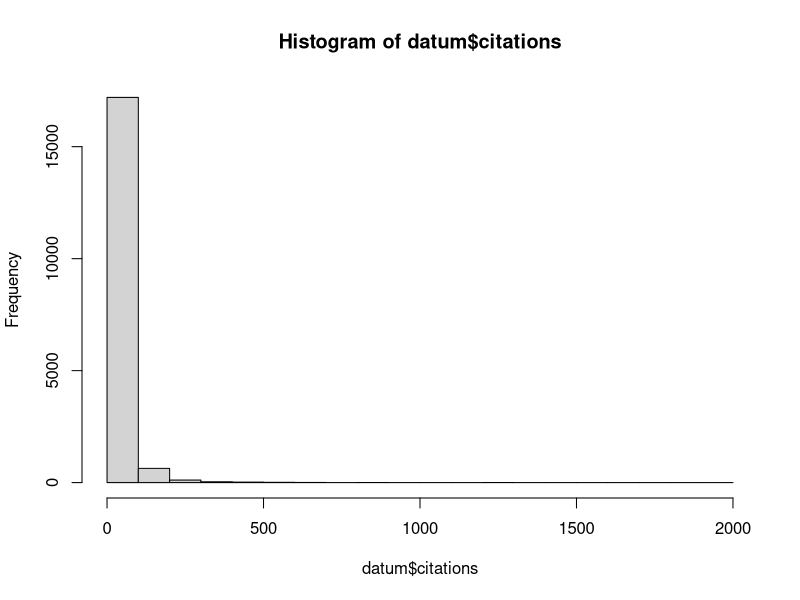
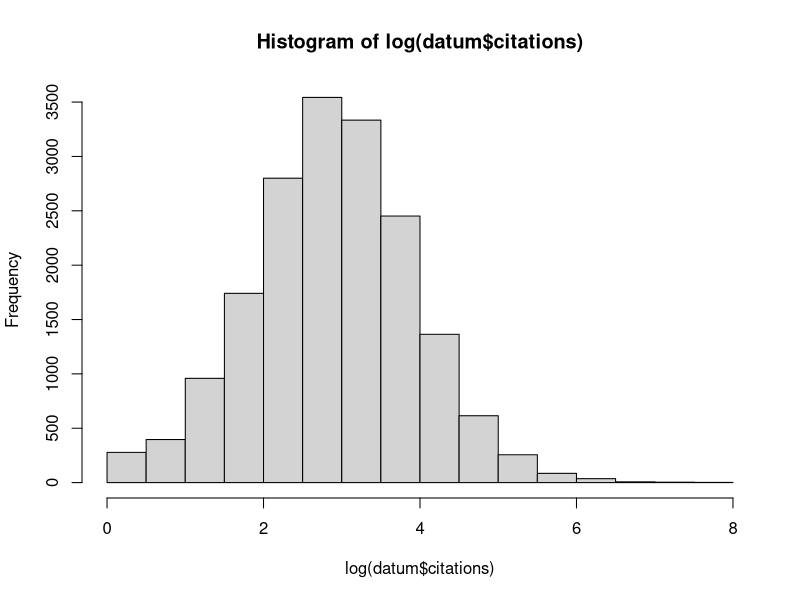
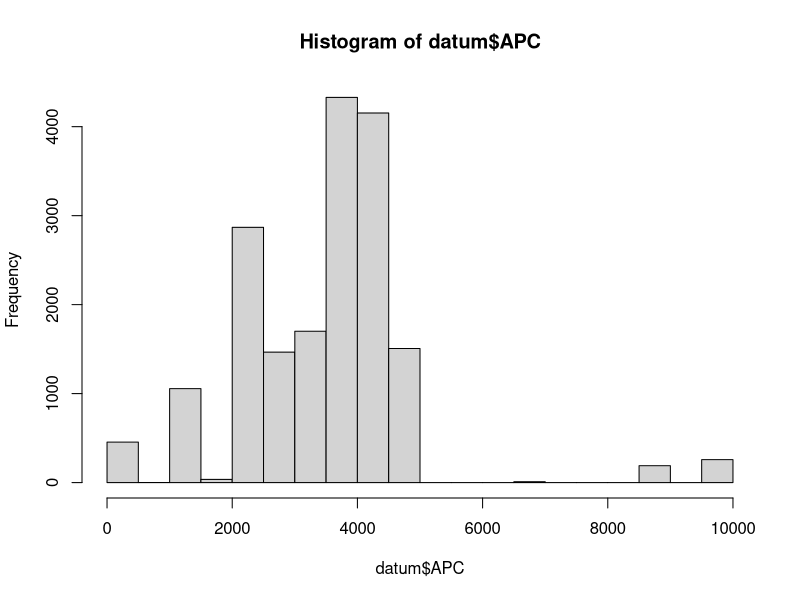

Recreate these plots in R, in order. (Note: a time limit stopped this script after it produced the figures.)
#setwd("C:/Users")
datum=read.csv("data/OA_data_othergoldONLY.csv")
head(datum)

###libraries
library(tidyverse)
library(car)
library(lme4)

###Check distribution of y-variable
hist(datum$citations)
hist(log(datum$citations))

### Tell R that categorical variables are categorical
datum$jour <- as.factor(datum$jour)
datum$field <- as.factor(datum$field)
#datum$jour_loc <- as.factor(datum$jour_loc)
datum$JCR_quart <- as.factor(datum$JCR_quart)
#datum$pub <- as.factor(datum$pub)
datum$year <- as.factor(datum$year)
#datum$gni_class <- as.factor(datum$gni_class)

### Check distribution of new APC variable
summary(datum$APC)
hist(datum$APC)


###Create scaled variables

datum$auth_count_scaled <- scale(datum$auth_count)
datum$AIS_scaled <- scale(datum$AIS) #why are we doing this twice?
# this makes a matrix inside of our dataframe
# head(datum) #Make sure it worked


###Run simple model without random effects

SubModel=glm(citations~APC+auth_count_scaled+JCR_quart+AIS_scaled+year, 
             data = datum,family=poisson)
summary(SubModel)
vif(SubModel)


#### Run main model with random effects
#### Journal not included as APC is almost perfectly corrected with journal



MainModel=glmer(citations~APC+auth_count_scaled+JCR_quart+AIS_scaled+year+(1|field), 
                               data = datum,family=poisson)
summary(MainModel)




###Check if scaling provides different/better results

datum$APC_scaled=scale(datum$APC)

MainModelScale=glmer(citations~APC_scaled+auth_count_scaled+JCR_quart+AIS_scaled+year+(1|field), 
                data = datum,family=poisson)
summary(MainModelScale)



###Compare poisson fit to negative binomial
MainModelNB=glmer.nb(citations~APC_scaled+auth_count_scaled+JCR_quart+AIS_scaled+year+(1|field), 
                     data = datum)
summary(MainModelNB)
anova(MainModelNB,MainModelScale)



#check for interactions
MainModelNB_Int=glmer.nb(citations~APC_scaled*auth_count_scaled+
                           JCR_quart+APC_scaled:JCR_quart+
                         AIS_scaled+AIS_scaled:APC_scaled+
                           year+year:APC_scaled+(1|field), 
                         data = datum)
summary(MainModelNB_Int)
Anova(MainModelNB_Int)

#check for all interactions
MainModelNM_Full=glmer.nb(citations~APC_scaled*auth_count_scaled*
                            JCR_quart*AIS_scaled*year+(1|field),data=datum,control=glmerControl(optimizer=c("bobyqa")))
